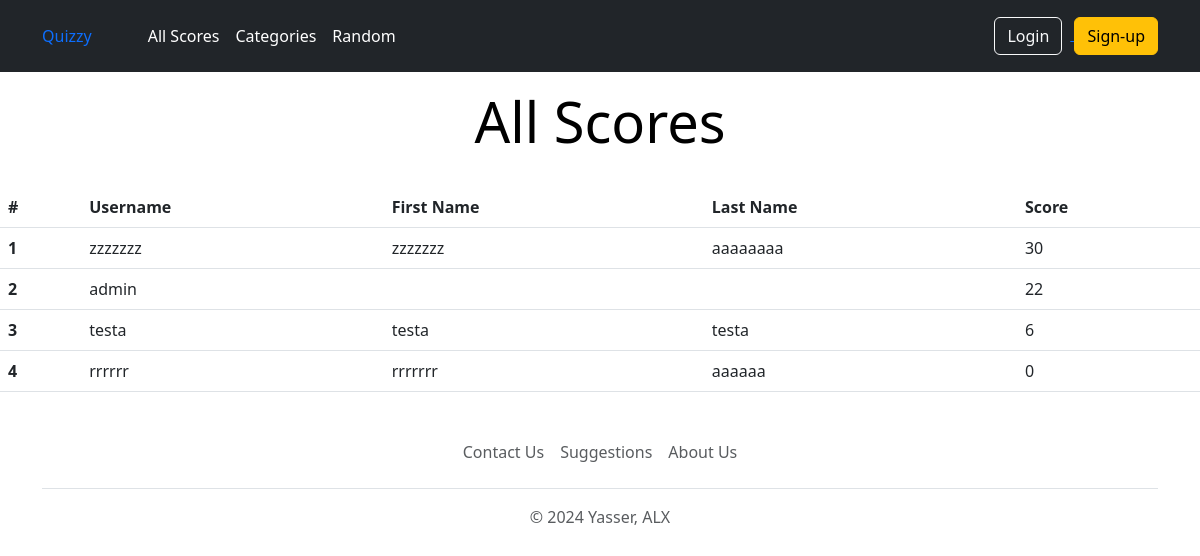
/all-scores, run on the app's committed database.
### users/models.py (models this page shows, shortened)
class UserProfile(models.Model):
    user = models.OneToOneField(User, on_delete=models.CASCADE)
    total_score = models.IntegerField(default=0)

### webpages/views.py (the view)
# urls.py: path("all-scores", views.all_scores, name="allscores"),
def all_scores(request):
    all = UserProfile.objects.order_by('-total_score')
    return render(request, "webpages/scores.html",{"values":all ,"n":0})

### webpages/templates/webpages/scores.html
{% extends "base.html" %}
{% block content%}
<div class="pricing-header p-3 pb-md-4 mx-auto text-center">
    <h1 class="display-4 fw-normal text-body-emphasis">All Scores</h1>
    </div>
    <div>
    <table class="table">
        <thead>
          <tr>
            <th scope="col">#</th>
            <th scope="col">Username</th>
            <th scope="col">First Name</th>
            <th scope="col">Last Name</th>
            <th scope="col">Score</th>
          </tr>
        </thead>
        <tbody>
            {% for value in values %}
          <tr>
            <th scope="row">{{forloop.counter}}</th>
            <td>{{value.user.username}}</td>
            <td>{{value.user.first_name}}</td>
            <td>{{value.user.last_name}}</td>
            <td>{{value.total_score}}</td>
          </tr>
           {% endfor %}
        </tbody>
      </table>
    </div>
{%endblock%}

### data on the page
UserProfile: user.username "zzzzzzz", user.first_name "zzzzzzz", user.last_name "aaaaaaaa", total_score "30"
UserProfile: user.username "admin", total_score "22"
UserProfile: user.username "testa", user.first_name "testa", user.last_name "testa", total_score "6"
UserProfile: user.username "rrrrrr", user.first_name "rrrrrrr", user.last_name "aaaaaa", total_score "0"
